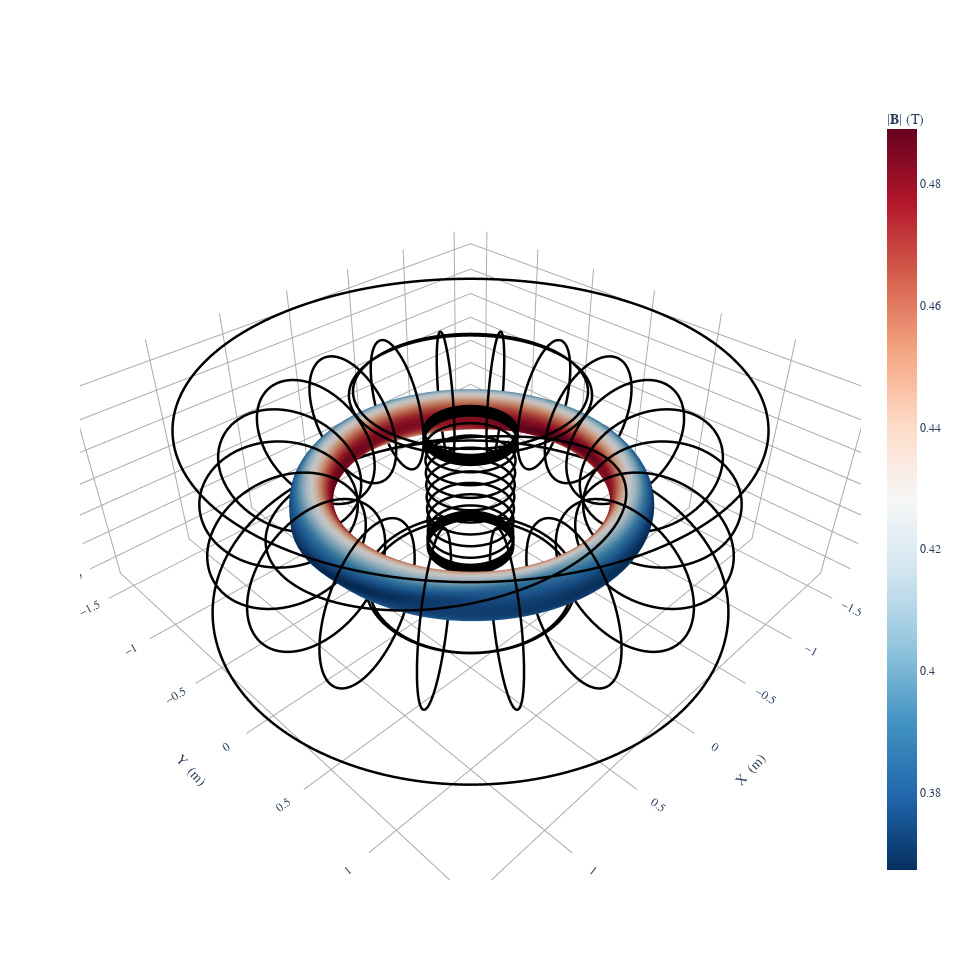

Notebook code for this chart:
### Code cell
fig = plot_coils(field_opt)
plot_3d(eq, "|B|", fig=fig)

### Figure 1 — Plotly figure (JSON) as saved in the notebook; plotly's stock layout.template omitted (floating-point values rounded to 4 significant figures; data arrays with more than 128 entries replaced by an {"elided": "..."} marker saying what was removed)
{"data": [{"hovertext": "Current = -100520.66083440566 (A)", "line": {"color": "black", "dash": "solid", "width": 5}, "marker": {"opacity": 0, "size": 0}, "name": "TF coil", "showlegend": false, "type": "scatter3d", "x": {"elided": "801 float values"}, "y": {"elided": "801 float values"}, "z": {"elided": "801 float values"}}, {"hovertext": "Current = -100520.66083440566 (A)", "line": {"color": "black", "dash": "solid", "width": 5}, "marker": {"opacity": 0, "size": 0}, "name": "TF coil", "showlegend": false, "type": "scatter3d", "x": {"elided": "801 float values"}, "y": {"elided": "801 float values"}, "z": {"elided": "801 float values"}}, {"hovertext": "Current = -100520.66083440566 (A)", "line": {"color": "black", "dash": "solid", "width": 5}, "marker": {"opacity": 0, "size": 0}, "name": "TF coil", "showlegend": false, "type": "scatter3d", "x": {"elided": "801 float values"}, "y": {"elided": "801 float values"}, "z": {"elided": "801 float values"}}, {"hovertext": "Current = -100520.66083440566 (A)", "line": {"color": "black", "dash": "solid", "width": 5}, "marker": {"opacity": 0, "size": 0}, "name": "TF coil", "showlegend": false, "type": "scatter3d", "x": {"elided": "801 float values"}, "y": {"elided": "801 float values"}, "z": {"elided": "801 float values"}}, {"hovertext": "Current = -100520.66083440566 (A)", "line": {"color": "black", "dash": "solid", "width": 5}, "marker": {"opacity": 0, "size": 0}, "name": "TF coil", "showlegend": false, "type": "scatter3d", "x": {"elided": "801 float values"}, "y": {"elided": "801 float values"}, "z": {"elided": "801 float values"}}, {"hovertext": "Current = -100520.66083440566 (A)", "line": {"color": "black", "dash": "solid", "width": 5}, "marker": {"opacity": 0, "size": 0}, "name": "TF coil", "showlegend": false, "type": "scatter3d", "x": {"elided": "801 float values"}, "y": {"elided": "801 float values"}, "z": {"elided": "801 float values"}}, {"hovertext": "Current = -100520.66083440566 (A)", "line": {"color": "black", "dash": "solid", "width": 5}, "marker": {"opacity": 0, "size": 0}, "name": "TF coil", "showlegend": false, "type": "scatter3d", "x": {"elided": "801 float values"}, "y": {"elided": "801 float values"}, "z": {"elided": "801 float values"}}, {"hovertext": "Current = -100520.66083440566 (A)", "line": {"color": "black", "dash": "solid", "width": 5}, "marker": {"opacity": 0, "size": 0}, "name": "TF coil", "showlegend": false, "type": "scatter3d", "x": {"elided": "801 float values"}, "y": {"elided": "801 float values"}, "z": {"elided": "801 float values"}}, {"hovertext": "Current = -100520.66083440566 (A)", "line": {"color": "black", "dash": "solid", "width": 5}, "marker": {"opacity": 0, "size": 0}, "name": "TF coil", "showlegend": false, "type": "scatter3d", "x": {"elided": "801 float values"}, "y": {"elided": "801 float values"}, "z": {"elided": "801 float values"}}, {"hovertext": "Current = -100520.66083440566 (A)", "line": {"color": "black", "dash": "solid", "width": 5}, "marker": {"opacity": 0, "size": 0}, "name": "TF coil", "showlegend": false, "type": "scatter3d", "x": {"elided": "801 float values"}, "y": {"elided": "801 float values"}, "z": {"elided": "801 float values"}}, {"hovertext": "Current = -100520.66083440566 (A)", "line": {"color": "black", "dash": "solid", "width": 5}, "marker": {"opacity": 0, "size": 0}, "name": "TF coil", "showlegend": false, "type": "scatter3d", "x": {"elided": "801 float values"}, "y": {"elided": "801 float values"}, "z": {"elided": "801 float values"}}, {"hovertext": "Current = -100520.66083440566 (A)", "line": {"color": "black", "dash": "solid", "width": 5}, "marker": {"opacity": 0, "size": 0}, "name": "TF coil", "showlegend": false, "type": "scatter3d", "x": {"elided": "801 float values"}, "y": {"elided": "801 float values"}, "z": {"elided": "801 float values"}}, {"hovertext": "Current = -100520.66083440566 (A)", "line": {"color": "black", "dash": "solid", "width": 5}, "marker": {"opacity": 0, "size": 0}, "name": "TF coil", "showlegend": false, "type": "scatter3d", "x": {"elided": "801 float values"}, "y": {"elided": "801 float values"}, "z": {"elided": "801 float values"}}, {"hovertext": "Current = -100520.66083440566 (A)", "line": {"color": "black", "dash": "solid", "width": 5}, "marker": {"opacity": 0, "size": 0}, "name": "TF coil", "showlegend": false, "type": "scatter3d", "x": {"elided": "801 float values"}, "y": {"elided": "801 float values"}, "z": {"elided": "801 float values"}}, {"hovertext": "Current = -100520.66083440566 (A)", "line": {"color": "black", "dash": "solid", "width": 5}, "marker": {"opacity": 0, "size": 0}, "name": "TF coil", "showlegend": false, "type": "scatter3d", "x": {"elided": "801 float values"}, "y": {"elided": "801 float values"}, "z": {"elided": "801 float values"}}, {"hovertext": "Current = -100520.66083440566 (A)", "line": {"color": "black", "dash": "solid", "width": 5}, "marker": {"opacity": 0, "size": 0}, "name": "TF coil", "showlegend": false, "type": "scatter3d", "x": {"elided": "801 float values"}, "y": {"elided": "801 float values"}, "z": {"elided": "801 float values"}}, {"hovertext": "Current = -100520.66083440566 (A)", "line": {"color": "black", "dash": "solid", "width": 5}, "marker": {"opacity": 0, "size": 0}, "name": "TF coil", "showlegend": false, "type": "scatter3d", "x": {"elided": "801 float values"}, "y": {"elided": "801 float values"}, "z": {"elided": "801 float values"}}, {"hovertext": "Current = -100520.66083440566 (A)", "line": {"color": "black", "dash": "solid", "width": 5}, "marker": {"opacity": 0, "size": 0}, "name": "TF coil", "showlegend": false, "type": "scatter3d", "x": {"elided": "801 float values"}, "y": {"elided": "801 float values"}, "z": {"elided": "801 float values"}}, {"hovertext": "Current = -100520.66083440566 (A)", "line": {"color": "black", "dash": "solid", "width": 5}, "marker": {"opacity": 0, "size": 0}, "name": "TF coil", "showlegend": false, "type": "scatter3d", "x": {"elided": "801 float values"}, "y": {"elided": "801 float values"}, "z": {"elided": "801 float values"}}, {"hovertext": "Current = -100520.66083440566 (A)", "line": {"color": "black", "dash": "solid", "width": 5}, "marker": {"opacity": 0, "size": 0}, "name": "TF coil", "showlegend": false, "type": "scatter3d", "x": {"elided": "801 float values"}, "y": {"elided": "801 float values"}, "z": {"elided": "801 float values"}}, {"hovertext": "Current = -8800.0 (A)", "line": {"color": "black", "dash": "solid", "width": 5}, "marker": {"opacity": 0, "size": 0}, "name": "Outer VF coil", "showlegend": false, "type": "scatter3d", "x": {"elided": "801 float values"}, "y": {"elided": "801 float values"}, "z": {"elided": "801 float values"}}, {"hovertext": "Current = -8800.0 (A)", "line": {"color": "black", "dash": "solid", "width": 5}, "marker": {"opacity": 0, "size": 0}, "name": "Outer VF coil", "showlegend": false, "type": "scatter3d", "x": {"elided": "801 float values"}, "y": {"elided": "801 float values"}, "z": {"elided": "801 float values"}}, {"hovertext": "Current = 2200.0 (A)", "line": {"color": "black", "dash": "solid", "width": 5}, "marker": {"opacity": 0, "size": 0}, "name": "Inner VF coil", "showlegend": false, "type": "scatter3d", "x": {"elided": "801 float values"}, "y": {"elided": "801 float values"}, "z": {"elided": "801 float values"}}, {"hovertext": "Current = 2200.0 (A)", "line": {"color": "black", "dash": "solid", "width": 5}, "marker": {"opacity": 0, "size": 0}, "name": "Inner VF coil", "showlegend": false, "type": "scatter3d", "x": {"elided": "801 float values"}, "y": {"elided": "801 float values"}, "z": {"elided": "801 float values"}}, {"hovertext": "Current = 2200.0 (A)", "line": {"color": "black", "dash": "solid", "width": 5}, "marker": {"opacity": 0, "size": 0}, "name": "Inner VF coil", "showlegend": false, "type": "scatter3d", "x": {"elided": "801 float values"}, "y": {"elided": "801 float values"}, "z": {"elided": "801 float values"}}, {"hovertext": "Current = 2200.0 (A)", "line": {"color": "black", "dash": "solid", "width": 5}, "marker": {"opacity": 0, "size": 0}, "name": "Inner VF coil", "showlegend": false, "type": "scatter3d", "x": {"elided": "801 float values"}, "y": {"elided": "801 float values"}, "z": {"elided": "801 float values"}}, {"hovertext": "Current = 2200.0 (A)", "line": {"color": "black", "dash": "solid", "width": 5}, "marker": {"opacity": 0, "size": 0}, "name": "Inner VF coil", "showlegend": false, "type": "scatter3d", "x": {"elided": "801 float values"}, "y": {"elided": "801 float values"}, "z": {"elided": "801 float values"}}, {"hovertext": "Current = 2200.0 (A)", "line": {"color": "black", "dash": "solid", "width": 5}, "marker": {"opacity": 0, "size": 0}, "name": "Inner VF coil", "showlegend": false, "type": "scatter3d", "x": {"elided": "801 float values"}, "y": {"elided": "801 float values"}, "z": {"elided": "801 float values"}}, {"hovertext": "Current = 2200.0 (A)", "line": {"color": "black", "dash": "solid", "width": 5}, "marker": {"opacity": 0, "size": 0}, "name": "Inner VF coil", "showlegend": false, "type": "scatter3d", "x": {"elided": "801 float values"}, "y": {"elided": "801 float values"}, "z": {"elided": "801 float values"}}, {"hovertext": "Current = 2200.0 (A)", "line": {"color": "black", "dash": "solid", "width": 5}, "marker": {"opacity": 0, "size": 0}, "name": "Inner VF coil", "showlegend": false, "type": "scatter3d", "x": {"elided": "801 float values"}, "y": {"elided": "801 float values"}, "z": {"elided": "801 float values"}}, {"hovertext": "Current = 2200.0 (A)", "line": {"color": "black", "dash": "solid", "width": 5}, "marker": {"opacity": 0, "size": 0}, "name": "Inner VF coil", "showlegend": false, "type": "scatter3d", "x": {"elided": "801 float values"}, "y": {"elided": "801 float values"}, "z": {"elided": "801 float values"}}, {"hovertext": "Current = 2200.0 (A)", "line": {"color": "black", "dash": "solid", "width": 5}, "marker": {"opacity": 0, "size": 0}, "name": "Inner VF coil", "showlegend": false, "type": "scatter3d", "x": {"elided": "801 float values"}, "y": {"elided": "801 float values"}, "z": {"elided": "801 float values"}}, {"hovertext": "Current = 2200.0 (A)", "line": {"color": "black", "dash": "solid", "width": 5}, "marker": {"opacity": 0, "size": 0}, "name": "Inner VF coil", "showlegend": false, "type": "scatter3d", "x": {"elided": "801 float values"}, "y": {"elided": "801 float values"}, "z": {"elided": "801 float values"}}, {"hovertext": "Current = 2200.0 (A)", "line": {"color": "black", "dash": "solid", "width": 5}, "marker": {"opacity": 0, "size": 0}, "name": "Inner VF coil", "showlegend": false, "type": "scatter3d", "x": {"elided": "801 float values"}, "y": {"elided": "801 float values"}, "z": {"elided": "801 float values"}}, {"hovertext": "Current = -7400.0 (A)", "line": {"color": "black", "dash": "solid", "width": 5}, "marker": {"opacity": 0, "size": 0}, "name": "Inner OH coil", "showlegend": false, "type": "scatter3d", "x": {"elided": "801 float values"}, "y": {"elided": "801 float values"}, "z": {"elided": "801 float values"}}, {"hovertext": "Current = -7400.0 (A)", "line": {"color": "black", "dash": "solid", "width": 5}, "marker": {"opacity": 0, "size": 0}, "name": "Inner OH coil", "showlegend": false, "type": "scatter3d", "x": {"elided": "801 float values"}, "y": {"elided": "801 float values"}, "z": {"elided": "801 float values"}}, {"hovertext": "Current = -7400.0 (A)", "line": {"color": "black", "dash": "solid", "width": 5}, "marker": {"opacity": 0, "size": 0}, "name": "Inner OH coil", "showlegend": false, "type": "scatter3d", "x": {"elided": "801 float values"}, "y": {"elided": "801 float values"}, "z": {"elided": "801 float values"}}, {"hovertext": "Current = -7400.0 (A)", "line": {"color": "black", "dash": "solid", "width": 5}, "marker": {"opacity": 0, "size": 0}, "name": "Inner OH coil", "showlegend": false, "type": "scatter3d", "x": {"elided": "801 float values"}, "y": {"elided": "801 float values"}, "z": {"elided": "801 float values"}}, {"hovertext": "Current = -7400.0 (A)", "line": {"color": "black", "dash": "solid", "width": 5}, "marker": {"opacity": 0, "size": 0}, "name": "Inner OH coil", "showlegend": false, "type": "scatter3d", "x": {"elided": "801 float values"}, "y": {"elided": "801 float values"}, "z": {"elided": "801 float values"}}, {"hovertext": "Current = -7400.0 (A)", "line": {"color": "black", "dash": "solid", "width": 5}, "marker": {"opacity": 0, "size": 0}, "name": "Inner OH coil", "showlegend": false, "type": "scatter3d", "x": {"elided": "801 float values"}, "y": {"elided": "801 float values"}, "z": {"elided": "801 float values"}}, {"hovertext": "Current = -7400.0 (A)", "line": {"color": "black", "dash": "solid", "width": 5}, "marker": {"opacity": 0, "size": 0}, "name": "Inner OH coil", "showlegend": false, "type": "scatter3d", "x": {"elided": "801 float values"}, "y": {"elided": "801 float values"}, "z": {"elided": "801 float values"}}, {"hovertext": "Current = -7400.0 (A)", "line": {"color": "black", "dash": "solid", "width": 5}, "marker": {"opacity": 0, "size": 0}, "name": "Inner OH coil", "showlegend": false, "type": "scatter3d", "x": {"elided": "801 float values"}, "y": {"elided": "801 float values"}, "z": {"elided": "801 float values"}}, {"hovertext": "Current = -7400.0 (A)", "line": {"color": "black", "dash": "solid", "width": 5}, "marker": {"opacity": 0, "size": 0}, "name": "Outer OH coil", "showlegend": false, "type": "scatter3d", "x": {"elided": "801 float values"}, "y": {"elided": "801 float values"}, "z": {"elided": "801 float values"}}, {"hovertext": "Current = -7400.0 (A)", "line": {"color": "black", "dash": "solid", "width": 5}, "marker": {"opacity": 0, "size": 0}, "name": "Outer OH coil", "showlegend": false, "type": "scatter3d", "x": {"elided": "801 float values"}, "y": {"elided": "801 float values"}, "z": {"elided": "801 float values"}}, {"hovertext": "Current = -7400.0 (A)", "line": {"color": "black", "dash": "solid", "width": 5}, "marker": {"opacity": 0, "size": 0}, "name": "Outer OH coil", "showlegend": false, "type": "scatter3d", "x": {"elided": "801 float values"}, "y": {"elided": "801 float values"}, "z": {"elided": "801 float values"}}, {"hovertext": "Current = -7400.0 (A)", "line": {"color": "black", "dash": "solid", "width": 5}, "marker": {"opacity": 0, "size": 0}, "name": "Outer OH coil", "showlegend": false, "type": "scatter3d", "x": {"elided": "801 float values"}, "y": {"elided": "801 float values"}, "z": {"elided": "801 float values"}}, {"hovertext": "Current = -2100.0 (A)", "line": {"color": "black", "dash": "solid", "width": 5}, "marker": {"opacity": 0, "size": 0}, "name": "CoilSet[46]", "showlegend": false, "type": "scatter3d", "x": {"elided": "801 float values"}, "y": {"elided": "801 float values"}, "z": {"elided": "801 float values"}}, {"colorbar": {"title": {"text": "|𝐁| (T)"}}, "colorscale": [[0, "rgb(5,48,97)"], [0.1, "rgb(33,102,172)"], [0.2, "rgb(67,147,195)"], [0.3, "rgb(146,197,222)"], [0.4, "rgb(209,229,240)"], [0.5, "rgb(247,247,247)"], [0.6, "rgb(253,219,199)"], [0.7, "rgb(244,165,130)"], [0.8, "rgb(214,96,77)"], [0.9, "rgb(178,24,43)"], [1, "rgb(103,0,31)"]], "flatshading": true, "i": {"elided": "20200 int values"}, "intensity": {"elided": "10201 float values"}, "j": {"elided": "20200 int values"}, "k": {"elided": "20200 int values"}, "name": "|𝐁| (T)", "opacity": 1, "showscale": true, "type": "mesh3d", "x": {"elided": "10201 float values"}, "y": {"elided": "10201 float values"}, "z": {"elided": "10201 float values"}}], "layout": {"font": {"family": "Times"}, "height": 960.2, "scene": {"aspectmode": "data", "xaxis": {"backgroundcolor": "white", "gridcolor": "darkgrey", "showbackground": false, "showgrid": true, "showticklabels": true, "title": {"text": "X  (m)"}, "zeroline": true, "zerolinecolor": "darkgrey"}, "yaxis": {"backgroundcolor": "white", "gridcolor": "darkgrey", "showbackground": false, "showgrid": true, "showticklabels": true, "title": {"text": "Y  (m)"}, "zeroline": true, "zerolinecolor": "darkgrey"}, "zaxis": {"backgroundcolor": "white", "gridcolor": "darkgrey", "showbackground": false, "showgrid": true, "showticklabels": true, "title": {"text": "Z  (m)"}, "zeroline": true, "zerolinecolor": "darkgrey"}}, "title": {"text": "", "x": 0.5, "xanchor": "center", "y": 0.9, "yanchor": "top"}, "width": 960.2}}
